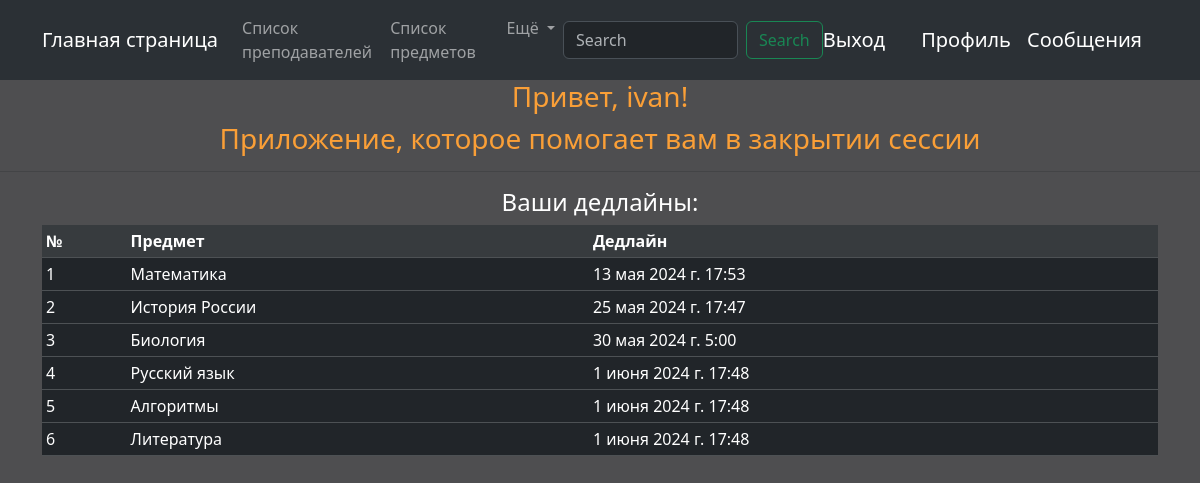
The app's page / (signed in) with its own data.
### core/models.py (models this page shows, shortened)
class Subject(models.Model):
    name = models.CharField('Название предмета', max_length=100)
    comment = models.TextField('Комментарий к предмету', blank=True)
    deadline = models.DateTimeField('Дедлайн', blank=True)
    count_lecture = models.PositiveIntegerField('Количество лекций')
    count_seminar = models.PositiveIntegerField('Количество практик')
    count_laboratory_work = models.PositiveIntegerField('Количество лаб')
    teacher = models.ForeignKey(Teacher, on_delete=models.CASCADE, verbose_name='преподаватель')
    user = models.ForeignKey(User, on_delete=models.CASCADE, verbose_name='Пользователь')
    class Meta:
        verbose_name = 'Предмет'
        verbose_name_plural = 'Предметы'

### core/views.py (the view)
# urls.py: path('', Home.as_view(), name='home'),
class Home(ListView):
    model = models.Subject
    context_object_name = 'subject_deadline'
    template_name = 'core/home.html'
    def get_queryset(self):
        if self.request.user.is_authenticated:
            user = self.request.user
            return models.Subject.objects.filter(user=user, deadline__isnull=False).order_by('deadline')
        else:
            return models.Subject.objects.none()
    def get_context_data(self, **kwargs):
        context = super().get_context_data(**kwargs)
        context['text'] = 'Главная страница'
        context['title'] = 'Главная страница'
        context['user'] = self.request.user  # Передаем текущего пользователя
        return context

### core/templates/core/home.html
{% extends 'core/base.html' %}
{% block content %}
    {% if user.is_authenticated %}
        <h3 align="center">Привет, {{ user.username }}!</h3>
    {% endif %}
    <h3 align="center">Приложение, которое помогает вам в закрытии сессии</h3>
    <hr>
    {% if user.is_authenticated %}
        <h4 id="deadline" align="center">Ваши дедлайны:</h4>
        <div class="container">
            <table class="table table-dark table-sm">
                <thead>
                    <tr class="table-active">
                        <th scope="col">№</th>
                        <th scope="col">Предмет</th>
                        <th scope="col">Дедлайн</th>
                    </tr>
                  </thead>
                  <tbody>
                    {% for subject in subject_deadline  %}
                        <tr>
                            <td>{{ forloop.counter }}</td>
                            <td>{{ subject.name }}</td>
                            <td>{{ subject.deadline }}</td>
                        </tr>
                    {% endfor %}
                  </tbody>
            </table>
        </div>
    {% else %}:
        <h3 align="center" id="login"> Чтобы увидеть дедлайны нужно авторизоваться</h3>
        <div class="container mt-4 mb-4" align="center">
            <a href="{% url 'registration' %}" class="btn btn-success">Авторизоваться</a>
        </div>
    {% endif %}
{% endblock %}

### core/static/core/css/styles.css (style rules this page uses)
body { background-color: #4E4E50; }
h3 { color:#fa9f37; }
#deadline { color:#ffffff }

### records on screen
Subject: name "Математика", deadline "13 мая 2024 г. 17:53"
Subject: name "История России", deadline "25 мая 2024 г. 17:47"
Subject: name "Биология", deadline "30 мая 2024 г. 5:00"
Subject: name "Русский язык", deadline "1 июня 2024 г. 17:48"
Subject: name "Алгоритмы", deadline "1 июня 2024 г. 17:48"
Subject: name "Литература", deadline "1 июня 2024 г. 17:48"

### other values on screen
{{ user.username }} "ivan"
